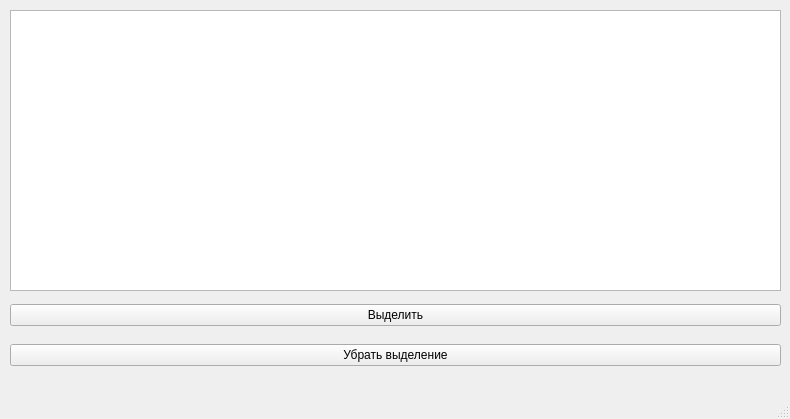
<?xml version="1.0" encoding="UTF-8"?>
<ui version="4.0">
 <class>MainWindow</class>
 <widget class="QMainWindow" name="MainWindow">
  <property name="geometry">
   <rect>
    <x>0</x>
    <y>0</y>
    <width>790</width>
    <height>419</height>
   </rect>
  </property>
  <property name="windowTitle">
   <string>MainWindow</string>
  </property>
  <widget class="QWidget" name="centralwidget">
   <widget class="QWidget" name="gridLayoutWidget">
    <property name="geometry">
     <rect>
      <x>10</x>
      <y>10</y>
      <width>771</width>
      <height>281</height>
     </rect>
    </property>
    <layout class="QGridLayout" name="gridLayout">
     <item row="0" column="0">
      <widget class="QTableView" name="tableView"/>
     </item>
    </layout>
   </widget>
   <widget class="QWidget" name="gridLayoutWidget_2">
    <property name="geometry">
     <rect>
      <x>10</x>
      <y>300</y>
      <width>771</width>
      <height>31</height>
     </rect>
    </property>
    <layout class="QGridLayout" name="gridLayout_2">
     <item row="0" column="0">
      <widget class="QPushButton" name="ColorButton">
       <property name="text">
        <string>Выделить</string>
       </property>
      </widget>
     </item>
    </layout>
   </widget>
   <widget class="QWidget" name="gridLayoutWidget_3">
    <property name="geometry">
     <rect>
      <x>10</x>
      <y>340</y>
      <width>771</width>
      <height>31</height>
     </rect>
    </property>
    <layout class="QGridLayout" name="gridLayout_4">
     <item row="0" column="0">
      <widget class="QPushButton" name="DeselectButton">
       <property name="text">
        <string>Убрать выделение</string>
       </property>
      </widget>
     </item>
    </layout>
   </widget>
  </widget>
  <widget class="QMenuBar" name="menubar">
   <property name="geometry">
    <rect>
     <x>0</x>
     <y>0</y>
     <width>790</width>
     <height>20</height>
    </rect>
   </property>
  </widget>
  <widget class="QStatusBar" name="statusbar"/>
 </widget>
 <resources/>
 <connections/>
</ui>
